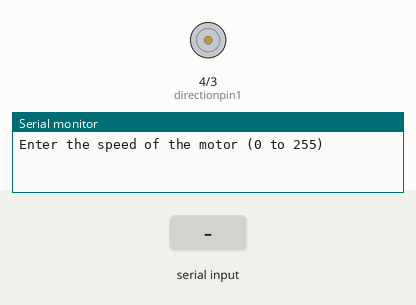
A sketch run on a simulated Arduino Uno, built with avr-gcc and run on an emulated ATmega328P. Shown: motor-driver pin pairs drawn as motors (green arrow = first pin HIGH = forward, orange = second pin HIGH = backward, longer = more drive, scaled by the enable pin), the last lines printed to the serial monitor. The inputs (shaded band) are chosen by the test bench.

Above: at 1.2 s.
1.3 s: "90,45\n" received over Serial
At 2.2 s:
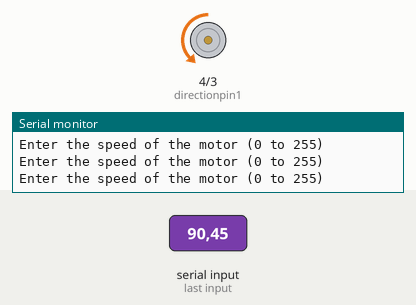
4.1 s: "30,150\n" received over Serial
At 5.1 s:
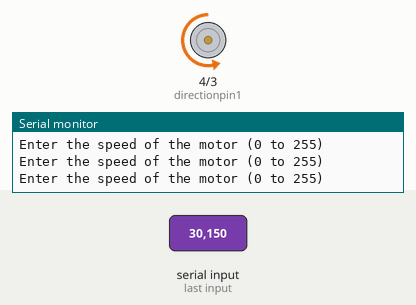
6.8 s: "90\n" received over Serial
At 7.95 s:
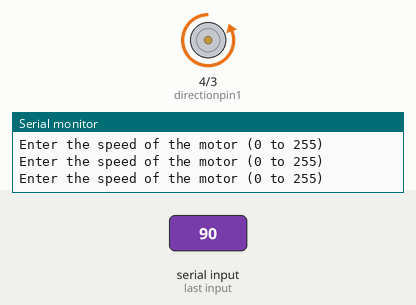
Timing chart, 0 to 9.8 s (numbered marks = the images above; inputs shaded):
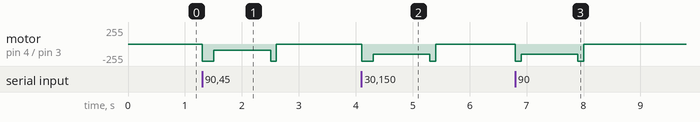

Measured:
- after the input at 1.3 s, motor on pin 4 (directionpin1) / pin 3 (directionpin2): stopped → backward 255/255 at once, → backward 90/255 0.20 s later, → backward 255/255 1.0 s later, → stopped 0.10 s later
- after the input at 4.1 s, motor on pin 4 (directionpin1) / pin 3 (directionpin2): stopped → backward 255/255 at once, → backward 150/255 0.20 s later, → backward 255/255 1.0 s later, → stopped 0.10 s later
- after the input at 6.8 s, motor on pin 4 (directionpin1) / pin 3 (directionpin2): stopped → backward 255/255 at once, → backward 150/255 0.10 s later, → backward 255/255 1.0 s later, → stopped 0.10 s later

The sketch:

Class_37_Controling_DC_Motor.ino
```cpp
int speedPin = 5;//en1
int directionpin1 = 4;//in1
int directionpin2 = 3; //in2
int motorspeed = 255;

void setup() {
  // put your setup code here, to run once:
  Serial.begin(9600);
  pinMode(speedPin,OUTPUT);
  pinMode(directionpin1,OUTPUT);
  pinMode(directionpin2,OUTPUT);

}

void loop() {
  // put your main code here, to run repeatedly:

  Serial.println("Enter the speed of the motor (0 to 255)");
  while(Serial.available()==0){
  }
  motorspeed = Serial.parseInt();

  digitalWrite(directionpin1,LOW);
  digitalWrite(directionpin2,HIGH);

  analogWrite(speedPin,255);
  delay(100);
  analogWrite(speedPin,motorspeed);


}
```
